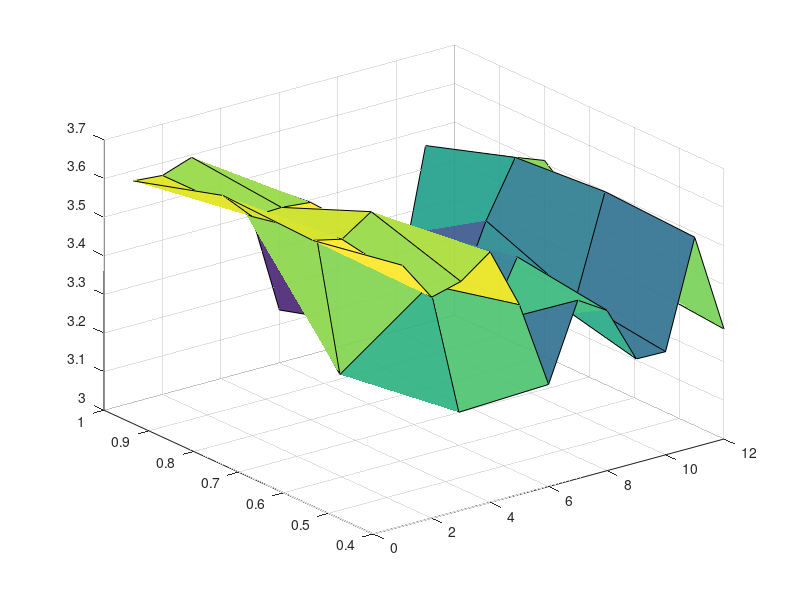

This chart was generated by the following MATLAB code: (Note: this script raises an error after producing the figure.)

clear;

file = load('scores.mat');

base = cellstr(num2str([file.scores.base]'));
beta = cellstr(num2str([file.scores.beta]'));
    
labels = strcat({'b: '},base(1:4:end), {', beta: '}, beta(1:4:end))';
x = 1:12;
y = [0.4 0.6 0.8 1]; 
z = reshape([file.scores.score], 4, []);

s = surf(x,y,z,'FaceAlpha',0.9);
s.EdgeColor = [0.4 0.4 0.4];
s.FaceColor = 'interp';
set(gca,'xticklabel',labels, 'xtick', 1:12, 'xticklabelrotation', 45);
xlabel('sparse coding model');
ylabel('sparsity factor \gamma');
zlabel('score');
title('scores');
colorbar;
view(20, 30);


